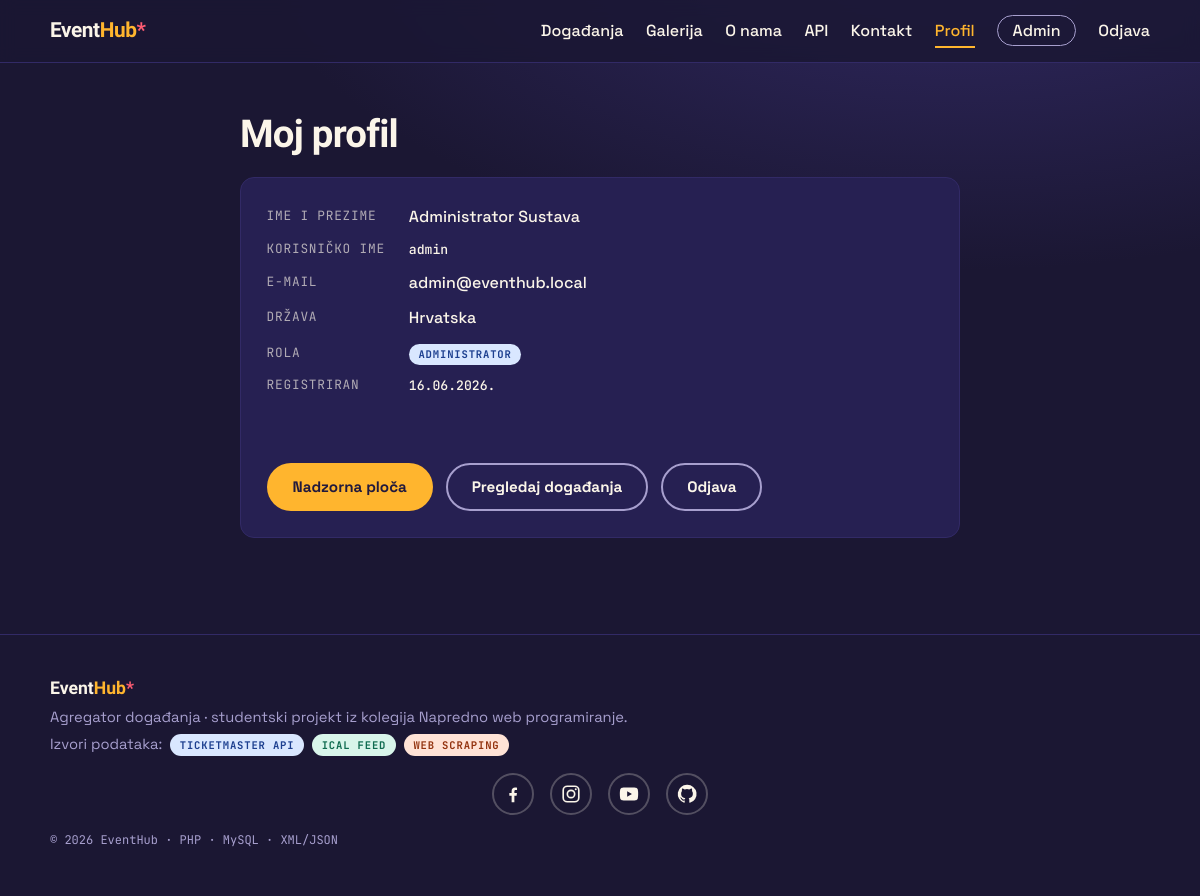
The page /profil.php (signed in) on the database its author committed.
### tables this page shows
CREATE TABLE users (
  id            INT UNSIGNED NOT NULL AUTO_INCREMENT,
  first_name    VARCHAR(80)  NOT NULL,
  last_name     VARCHAR(80)  NOT NULL,
  email         VARCHAR(190) NOT NULL,
  username      VARCHAR(60)  NOT NULL,
  password_hash VARCHAR(255) NOT NULL,
  role          ENUM('admin','user') NOT NULL DEFAULT 'user',
  country       VARCHAR(80)  NOT NULL DEFAULT 'Hrvatska',
  created_at    TIMESTAMP NOT NULL DEFAULT CURRENT_TIMESTAMP,
  PRIMARY KEY (id),
  UNIQUE KEY uq_username (username),
  UNIQUE KEY uq_email (email)
);

### includes/db.php (called while the page is built, shortened)
<?php
function db(): PDO
{
    static $pdo = null;
    if ($pdo === null) {
        $dsn = sprintf(
            'mysql:host=%s;dbname=%s;charset=%s',
            DB_HOST,
            DB_NAME,
            DB_CHARSET
        );
        try {
            $pdo = new PDO($dsn, DB_USER, DB_PASS, [
                PDO::ATTR_ERRMODE            => PDO::ERRMODE_EXCEPTION,
                PDO::ATTR_DEFAULT_FETCH_MODE => PDO::FETCH_ASSOC,
                PDO::ATTR_EMULATE_PREPARES   => false,
            ]);
        } catch (PDOException $e) {
            http_response_code(500);
            exit('Greška pri spajanju na bazu. Provjerite je li importiran database.sql i postavke u config.php.');
        }
    }
    return $pdo;
}

### includes/functions.php (called while the page is built, shortened)
<?php
require_once __DIR__ . '/db.php';
function e(?string $value): string
{
    return htmlspecialchars((string)$value, ENT_QUOTES, 'UTF-8');
}
function current_user(): ?array
{
    return [
        'id'       => (int)$_SESSION['user_id'],
        'username' => (string)($_SESSION['user_username'] ?? ''),
        'name'     => (string)($_SESSION['user_name'] ?? ''),
        'role'     => (string)($_SESSION['user_role'] ?? 'user'),
    ];
}

### profil.php (the view, shortened to what this page needs)
<?php
require_once __DIR__ . '/includes/functions.php';
$me = current_user();
$stmt = db()->prepare('SELECT * FROM users WHERE id = :id');
$stmt->execute([':id' => $me['id']]);
$user = $stmt->fetch();
require __DIR__ . '/includes/header.php';
?>
<section class="container page-narrow">
  <h1 class="page-title">Moj profil</h1>
  <div class="form-card profile-card">
    <dl class="profile-list">
      <dt>Ime i prezime</dt>
      <dd><?= e($user['first_name'] . ' ' . $user['last_name']) ?></dd>
      <dt>Korisničko ime</dt>
      <dd class="mono"><?= e($user['username']) ?></dd>
      <dt>E-mail</dt>
      <dd><?= e($user['email']) ?></dd>
      <dt>Država</dt>
      <dd><?= e($user['country']) ?></dd>
      <dt>Rola</dt>
      <dd>
        <span class="badge <?= $user['role'] === 'admin' ? 'badge-tm' : 'badge-ical' ?>">
          <?= $user['role'] === 'admin' ? 'Administrator' : 'Korisnik' ?>
        </span>
      </dd>
      <dt>Registriran</dt>
      <dd class="mono"><?= e(date('d.m.Y.', strtotime($user['created_at']))) ?></dd>
    </dl>
    <div class="detail-actions">
      <?php if ($me['role'] === 'admin'): ?>
        <a class="btn btn-primary" href="admin/dashboard.php">Nadzorna ploča</a>
      <?php endif; ?>
      <a class="btn btn-ghost" href="index.php">Pregledaj događanja</a>
      <a class="btn btn-ghost" href="odjava.php">Odjava</a>
    </div>
  </div>
</section>
<?php require __DIR__ . '/includes/footer.php'; ?>

### assets/css/style.css (style rules this page uses)
:root { --night: #1b1733; --night-2: #262052; --night-3: #322a66; --paper: #fbf5e9; --paper-2: #f3ead7; --ink: #221a3d; --amber: #ffb52e; --coral: #ff5d73; --mint: #5ad8b4; --muted: #a79fce; --font-display: 'Unbounded', sans-serif; --font-body: 'Space Grotesk', sans-serif; --font-mono: 'JetBrains Mono', monospace; --radius: 14px; --container: 1140px; }
* { box-sizing: border-box; }
html { scroll-behavior: smooth; }
body { margin: 0; font-family: var(--font-body); font-size: 1rem; line-height: 1.6; color: var(--paper); background: radial-gradient(1200px 600px at 80% -10%, var(--night-3), transparent 60%), var(--night); }
a { color: var(--amber); }
.container { max-width: var(--container); margin: 0 auto; padding: 0 1.25rem; }
.badge { display: inline-block; font-family: var(--font-mono); font-size: .66rem; text-transform: uppercase; letter-spacing: .08em; border-radius: 999px; padding: .15rem .6rem; font-weight: 700; }
.badge-ticketmaster, .badge-tm { background: #d9e7ff; color: #1c3f8f; }
.detail-actions { display: flex; flex-wrap: wrap; gap: .8rem; margin-top: 1.6rem; }
.btn { display: inline-block; font-family: var(--font-body); font-weight: 700; font-size: .95rem; border-radius: 999px; padding: .6rem 1.5rem; text-decoration: none; cursor: pointer; border: 2px solid transparent; transition: transform .1s ease; }
.btn-primary { background: var(--amber); color: var(--ink); }
.btn-ghost { background: transparent; color: var(--paper); border-color: var(--muted); }
.page-narrow { max-width: 760px; padding-top: 2.5rem; padding-bottom: 1rem; }
.page-title { font-family: var(--font-display); font-weight: 900; font-size: clamp(1.7rem, 4vw, 2.4rem); margin: 0 0 .8rem; letter-spacing: -.02em; }
.form-card { background: var(--night-2); border: 1px solid var(--night-3); border-radius: var(--radius); padding: 1.6rem; display: flex; flex-direction: column; gap: 1.1rem; margin-bottom: 3rem; }
.form-card .btn { align-self: flex-start; }
.mono { font-family: var(--font-mono); font-size: .82rem; }
.profile-list { display: grid; grid-template-columns: auto 1fr; gap: .6rem 1.5rem; margin: 0 0 1.5rem; }
.profile-list dt { font-family: 'JetBrains Mono', monospace; font-size: .8rem; text-transform: uppercase; letter-spacing: .06em; opacity: .65; align-self: center; }
.profile-list dd { margin: 0; font-weight: 500; }

### rows shown on the page
users: first_name+last_name "Administrator Sustava", username "admin", email "admin@eventhub.local", country "Hrvatska", created_at "16.06.2026."
